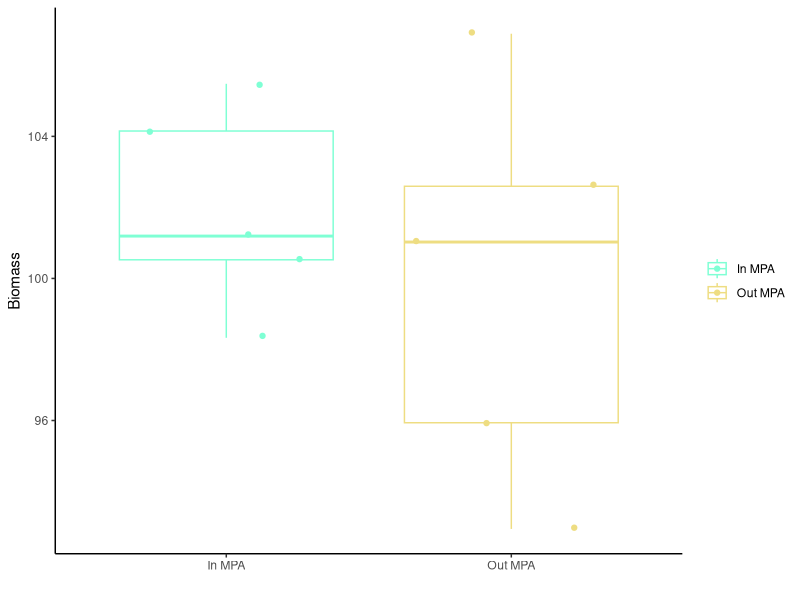
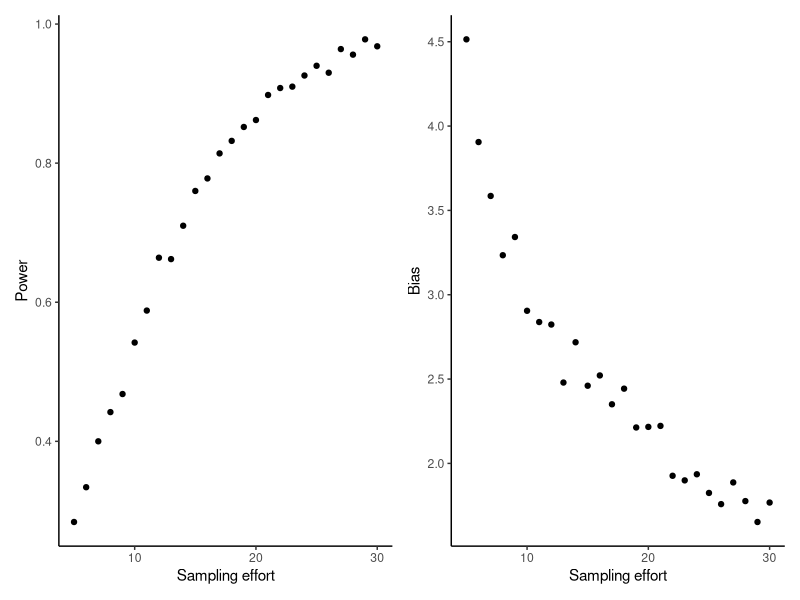
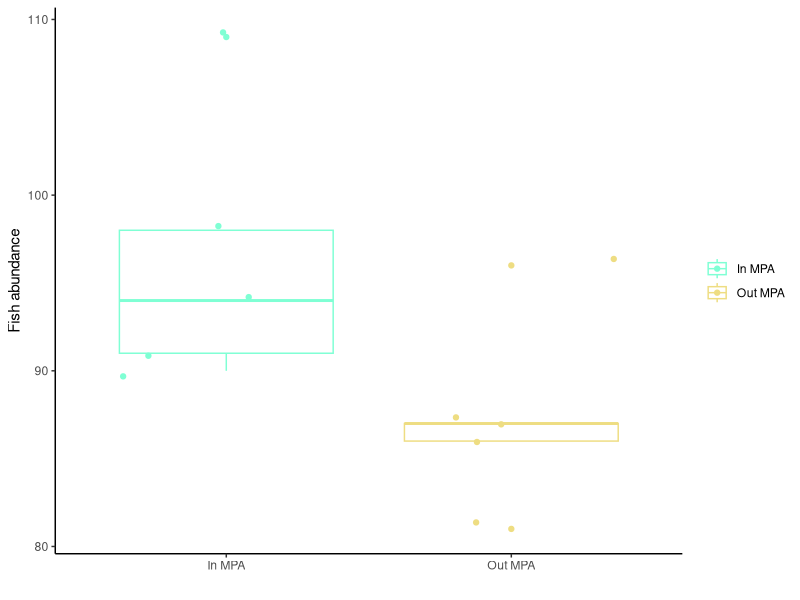

These charts were generated, in order, by the following R code:
## ---- chunk 1
knitr::opts_chunk$set(echo = TRUE)
## ---- chunk 2
help.search('distribution')
## ---- chunk 3

library(ggplot2)
library(patchwork)
library(dplyr)
library(purrr)

# first set up parameters for our data simulation

mu.in <- 100 # mean biomass inside MPA
mu.out <- 90 # mean biomass outside MPA

sd.in <- 10 # standard deviation of biomass inside MPA
sd.out <- 10 # standard deviation of biomass outside MPA

n.samp <- 5 # number of samples (five biomass measurements inside the MPA, and 5 outside)

# generate random numbers from a normal distribution with specified parameters (mean and sd)

ndist.in <- rnorm(n = n.samp, mean = mu.in, sd = sd.in)
ndist.out <- rnorm(n = n.samp, mean = mu.out, sd = sd.out)

# plot 

ggplot(data.frame(x = c(rep('In MPA', n.samp), rep('Out MPA', n.samp)), y = c(ndist.in, ndist.out))) +
  geom_boxplot(aes(x = x, y = y, col = x)) +
  geom_jitter(aes(x = x, y = y, col = x)) +
  scale_color_manual(values = c('aquamarine', 'lightgoldenrod')) +
  ylab('Biomass') +
  xlab('') +
  theme_classic() +
  theme(legend.title = element_blank())
## ---- chunk 4
set.seed(123)
## ---- chunk 5
ttest <- t.test(ndist.in, ndist.out)
ttest # print the full summary
ttest$p.value # select the p-value
(mu.in - mu.out) - (ttest$estimate[[1]] - ttest$estimate[[2]]) # calculate bias between the truth and the model estimates
## ---- chunk 6

# create a function to simulate data from a normal distribution inside and outside MPAs, run a t-test, extract p-values and calculate bias

dat.sim <- function(n.obs, mu.in, mu.out, sd.in, sd.out){
  obs.in <- rnorm(n.obs, mu.in, sd.out)
  obs.out <- rnorm(n.obs, mu.out, sd.out)
  ttest <- t.test(obs.in, obs.out)
  results.sim <- list(n = n.obs, p = ttest$p.value, bias = (mu.in - mu.out) - (ttest$estimate[[1]] - ttest$estimate[[2]]))
}

# generate data under different levels of sampling

n.scenario <- 5:30 # number of biomass measurements inside and outside MPAs varies from five to 30

nsims <- 500 # to calcaulate power, we want to simulate 500 datasets under each scenario and calculate the proportion of times we're able to detect a statistically significant effect (p < 0.05)

# loop throught the scenarios, store results in a list

stor <- list() # list for storing results from loop

for(i in seq_along(n.scenario)){
stor[[i]] <- map_df(1:nsims, ~dat.sim(n.obs = n.scenario[[i]], mu.in = 100, mu.out = 90, sd.in = 10, sd.out = 10))
}

# bind list into a single results dataframe

results <- do.call(rbind, stor)

# calculate power and median bias across 500 simulated datasets

summary <- results %>% 
  mutate(detect = ifelse(p < 0.05, 1, 0)) %>% 
  group_by(n) %>% 
  summarise(Power = sum(detect)/nsims, 
         Bias = median(abs(bias)))

# plot

a <- ggplot(summary) +
  geom_point(aes(x = n, y = Power)) +
  xlab('Sampling effort') +
  theme_classic()

b <- ggplot(summary) +
  geom_point(aes(x = n, y =Bias)) +
  xlab('Sampling effort') +
  theme_classic()

a + b
## ---- chunk 7

# first set up parameters for our data simulation

lambda.in <- 100 # mean number of fish inside MPA
lambda.out <- 90 # mean number outside MPA

n.samp <- 5 # number of samples (five abundance measurements inside the MPA, and 5 outside)

# generate random numbers from the poisson distribution with paramater lambda

ndist.in <- rpois(n = n.samp, lambda = lambda.in)
ndist.out <- rpois(n = n.samp, lambda = lambda.out)

# plot 

ggplot(data.frame(x = c(rep('In MPA', n.samp), rep('Out MPA', n.samp)), y = c(ndist.in, ndist.out))) +
  geom_boxplot(aes(x = x, y = y, col = x)) +
  geom_jitter(aes(x = x, y = y, col = x)) +
  scale_color_manual(values = c('aquamarine', 'lightgoldenrod')) +
  ylab('Fish abundance') +
  xlab('') +
  theme_classic() +
  theme(legend.title = element_blank())

#  can we detect a statistically significant difference in fish abundance? 

ttest <- t.test(ndist.in, ndist.out)
ttest # print the full summary
ttest$p.value # select the p-value
(mu.in - mu.out) - (ttest$estimate[[1]] - ttest$estimate[[2]]) # calculate bias between the truth and the model estimates
